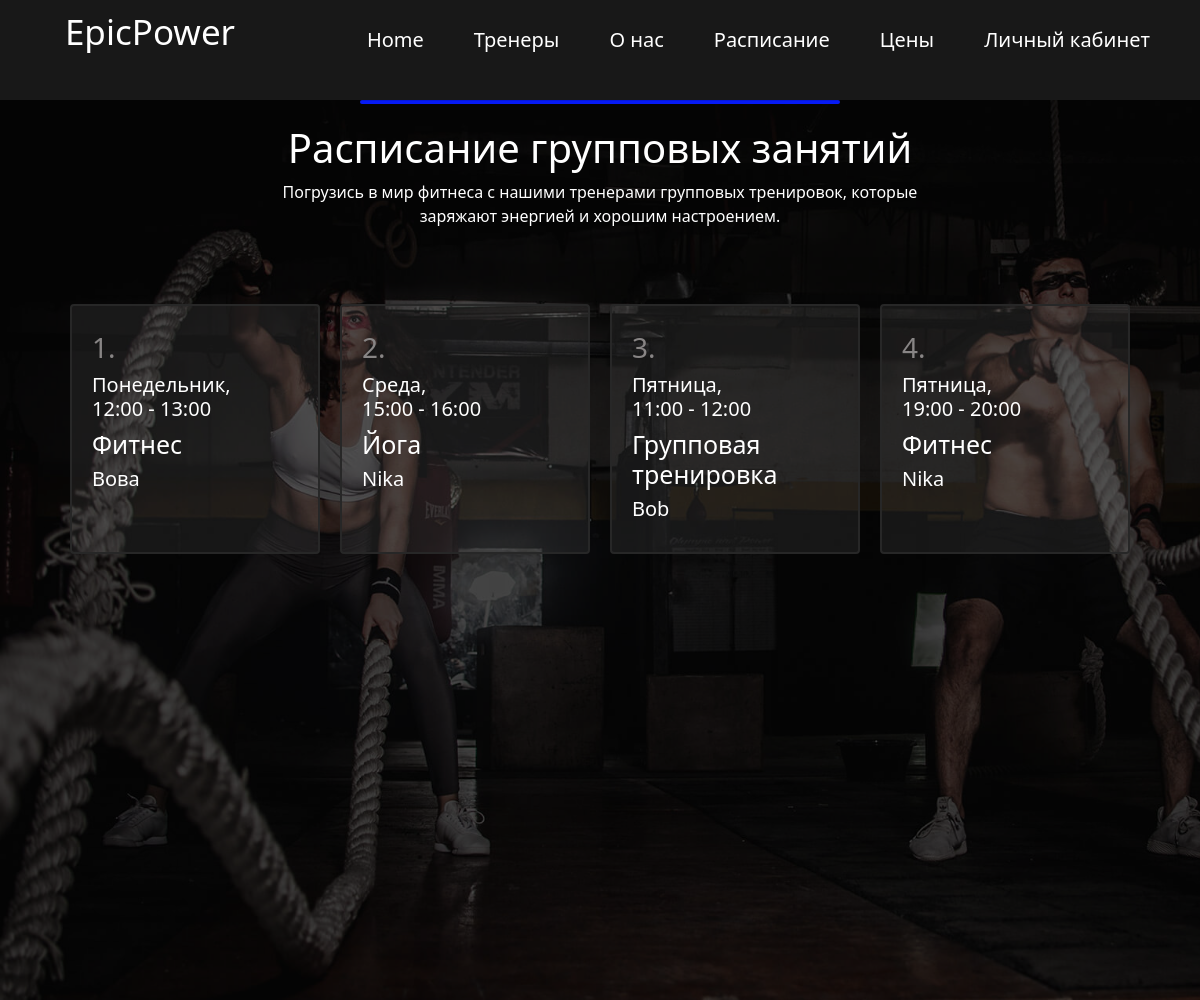
Page /schedule/ on the committed database.
### main/models.py (models this page shows, shortened)
class Schedule(models.Model):
    day_of_week = models.CharField(max_length=10, default='День')
    start_time = models.TimeField(default='23:59:59')
    end_time = models.TimeField(default='23:59:59')
    trainer_name = models.ForeignKey(Coach, on_delete=models.SET_NULL, blank=True, null=True)
    training_name = models.ForeignKey(Workouts, on_delete=models.SET_NULL, blank=True, null=True)
    class Meta:
        verbose_name = 'Расписание'
        verbose_name_plural = 'Расписания'

class Workouts(models.Model):
    name = models.CharField('Название тренировки', max_length=30)
    def __str__(self):
        return self.name
    class Meta:
        verbose_name = 'Тренировка'
        verbose_name_plural = 'Тренировки'

class Coach(models.Model):
    name = models.CharField('Имя тренера', max_length=30)
    age = models.IntegerField('Возраст', null=True, blank=True)
    qualification = models.CharField('Специализация', max_length=30, null=True, blank=True)
    experience = models.CharField('Опыт работы', max_length=30, null=True, blank=True)
    image = models.ImageField(null=True, blank=True, upload_to='static/assets/css/img')
    def __str__(self):
        return self.name
    class Meta:
        verbose_name = 'Тренер'
        verbose_name_plural = 'Тренеры'

### main/views.py (the view)
# urls.py: path('schedule/', views.schedule_view, name='schedule'),
def schedule_view(request):
    schedules = Schedule.objects.all()
    return render(request, 'main/schedule.html', {'schedules': schedules})

### main/templates/main/schedule.html (shortened to what this page needs)
{% extends 'main/base.html' %}
{% block content %}
<div class="schedules" id="schedule">
  <div class="schedule-div-overlay">
    <div class="container2-info">
      <hr>
      <h1>Расписание групповых занятий</h1>
      <p>Погрузись в мир фитнеса с нашими тренерами групповых тренировок, которые <br>заряжают энергией и хорошим настроением.</p>
    </div>
    <div class="class-routine">
      {% for schedule in schedules %}
        <div class="routine">
          <h3>{{ forloop.counter }}.</h3>
          <h4>{{ schedule.day_of_week }},<br> {{ schedule.start_time }} - {{ schedule.end_time }}</h4>
          <h2>{{ schedule.training_name }}</h2>
          <h4>{{ schedule.trainer_name }}</h4>
        </div>
      {% endfor %}
    </div>
  </div>
</div>
{% endblock content %}

### static/assets/css/fitness.css (style rules this page uses)
* { margin: 0; padding: 0; font-family:'Segoe UI', Tahoma, Geneva, Verdana, sans-serif; }
html { scroll-behavior: smooth; overflow-x: hidden; margin: 0; padding: 0; }
.container2-info { width: 60%; margin: auto; justify-content: center; align-items: center; padding-bottom: 50px; padding-top: 100px; color: white; }
.container2-info hr { width: 480px; height: 3px; color: #061af5; background-color: #061af5; border-radius: 4px; margin: auto; text-align: center; margin-bottom: 20px; }
.schedules { background-image: url(img/schedule_bg.jpg); background-size: cover; width: 100%; height: 1000px; text-align: center; }
.schedule-div-overlay { background-color: rgba(0, 0, 0, 0.7); width: 100%; height: 100%; }
.class-routine { width: 90%; display: flex; flex-wrap: wrap; margin: auto; justify-content: center; padding-bottom: 50px; }
.routine { width: 250px; background-color: rgba(255, 255, 255, 0.07); height: 250px; border: 2px solid rgb(39, 39, 39); border-radius: 4px; margin: 10px; transition: .5s; color: white; text-align: left; padding: 25px 10px 10px 20px; cursor: pointer; }
.routine h3 { color: rgb(136, 133, 133); }
.routine h4 { font-weight: 300; font-size: 20px; }
.routine h2 { font-size: 25px; }

### rows in the picture
Schedule: day_of_week "Понедельник", start_time "12:00", end_time "13:00", training_name "Фитнес", trainer_name "Вова"
Schedule: day_of_week "Среда", start_time "15:00", end_time "16:00", training_name "Йога", trainer_name "Nika"
Schedule: day_of_week "Пятница", start_time "11:00", end_time "12:00", training_name "Групповая тренировка", trainer_name "Bob"
Schedule: day_of_week "Пятница", start_time "19:00", end_time "20:00", training_name "Фитнес", trainer_name "Nika"
